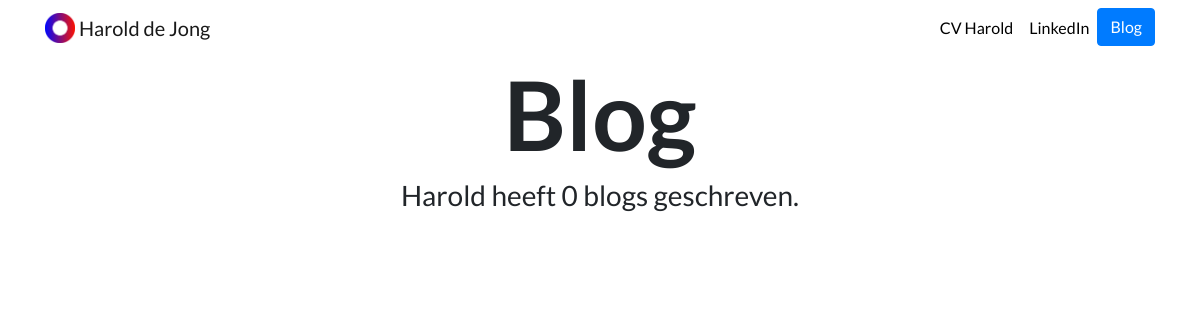
The page /blog/ on the database as committed earlier.
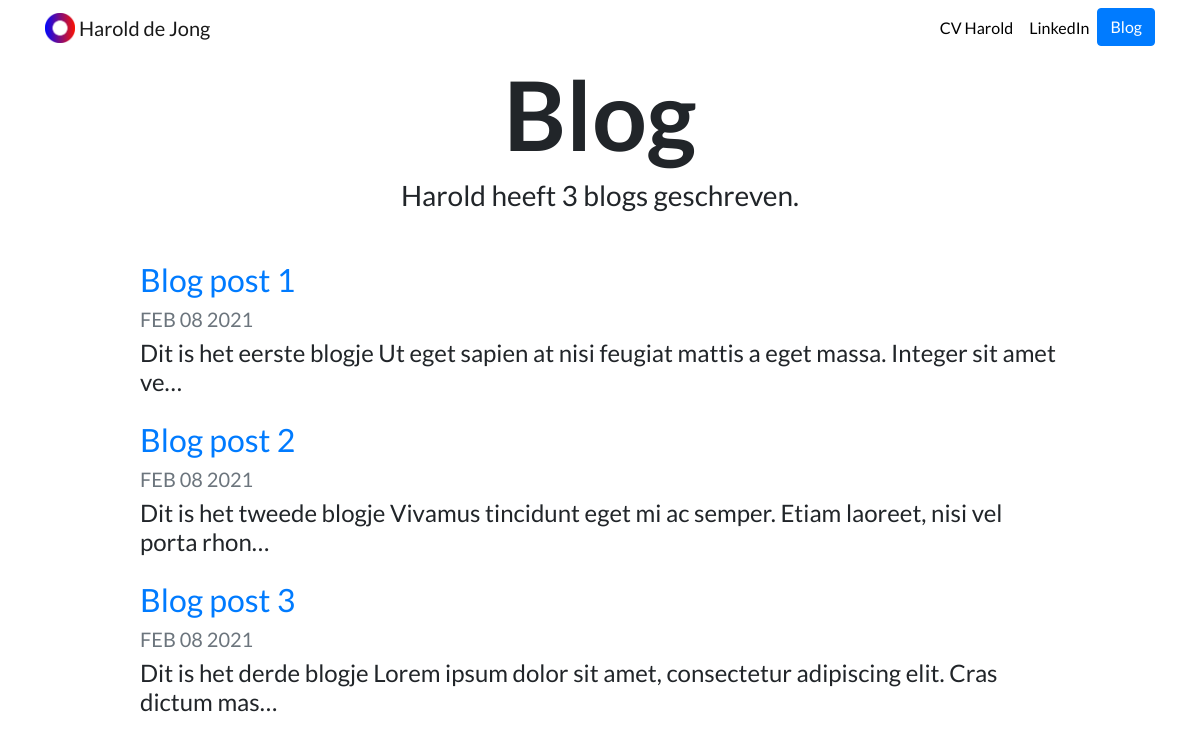
The same page on the database as committed later.
### blog/models.py (models this page shows, shortened)
class Blog(models.Model):
    title = models.CharField(max_length=100)
    description = models.TextField()
    date = models.DateField()

### blog/views.py (the view)
# urls.py: path('',views.all_blog, name ='all_blog'),
def all_blog(request):
    blog = Blog.objects.all()
    return render(request,'blog/all_blog.html',{'blog':blog})

### blog/templates/blog/all_blog.html
{% extends "portfolio/base.html" %}
{% load static %}
{% block content %}
<h1 id="blogtitle" class="font-weight-bold text-center">Blog</h1>
<h3 class="text-center mb-5">Harold heeft {{ blog.count }} blog{{ blog.count|pluralize }} geschreven.</h3>
{% for blog in blog %}
<div class="row justify-content-center my-3">
  <div class="col-md-10">
    <a href="{% url 'blog:detail' blog.id %}">
      <h2>{{ blog.title }}</h2>
    </a>
    <h5 class="text-muted">{{ blog.date|date:'M d Y'|upper }}</h5>
    <h4>{{ blog.description|striptags|truncatechars:100 }}</h4>
  </div>
</div>
{% endfor %}
{% endblock %}

Rows that differ between the two databases and show on the page:
added Blog: title "Blog post 1", date "FEB 08 2021", description "Dit is het eerste blogje Ut eget sapien at nisi feugiat mattis a eget massa. Integer sit amet ve…"
added Blog: title "Blog post 2", date "FEB 08 2021", description "Dit is het tweede blogje Vivamus tincidunt eget mi ac semper. Etiam laoreet, nisi vel porta rhon…"
added Blog: title "Blog post 3", date "FEB 08 2021", description "Dit is het derde blogje Lorem ipsum dolor sit amet, consectetur adipiscing elit. Cras dictum mas…"
Other text that changed with them:
{{ blog.count }}: "0" → "3"
